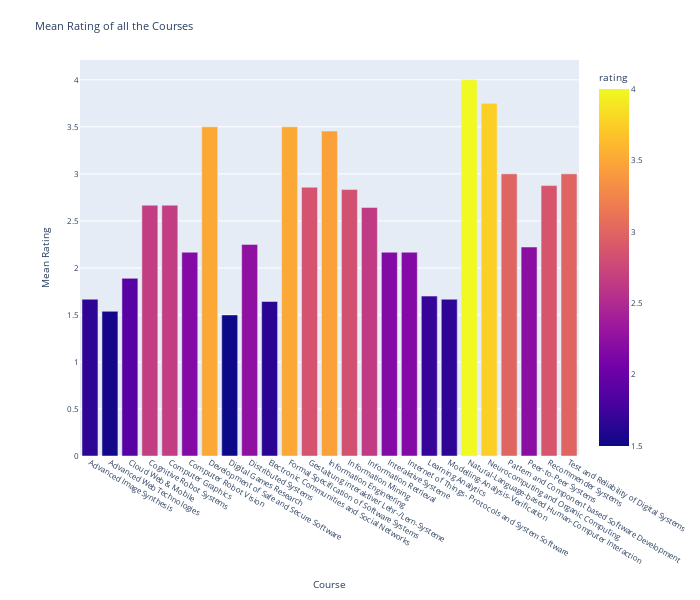

The notebook cell this image was saved under:
### Code cell
fig11 = px.bar(df_ratings, x='sub', y='rating',
              color='rating', height=400)
fig11.update_layout(height=600,width=700,font=dict(size=8),title='Mean Rating of all the Courses')
fig11.update_xaxes(title='Course')
fig11.update_yaxes(title='Mean Rating')

### Figure 1 — Plotly figure (JSON) as saved in the notebook; plotly's stock layout.template omitted (floating-point values rounded to 4 significant figures)
{"data": [{"alignmentgroup": "True", "hoverlabel": {"namelength": 0}, "hovertemplate": "sub=%{x}<br>rating=%{marker.color}", "legendgroup": "", "marker": {"color": [1.667, 1.538, 1.889, 2.667, 2.667, 2.167, 3.5, 1.5, 2.25, 1.643, 3.5, 2.857, 3.455, 2.833, 2.643, 2.167, 2.167, 1.7, 1.667, 4, 3.75, 3, 2.222, 2.875, 3], "coloraxis": "coloraxis"}, "name": "", "offsetgroup": "", "orientation": "v", "showlegend": false, "textposition": "auto", "type": "bar", "x": ["Advanced Image Synthesis", "Advanced Web Technologies", "Cloud Web & Mobile", "Cognitive Robot Systems", "Computer Graphics", "Computer Robot Vision", "Development of Safe and Secure Software", "Digital Games Research", "Distributed Systems", "Electronic Communities and Social Networks", "Formal Specification of Software Systems", "Gestaltung interaktiver Lehr-/Lern-Systeme", "Information Engineering", "Information Mining", "Information Retrieval", "Interaktive Systeme", "Internet of Things- Protocols and System Software", "Learning Analytics", "Modelling-Analysis-Verification", "Natural-Language-based Human-Computer Interaction", "Neurocomputing and Organic Computing", "Pattern and Component based Software Development", "Peer-to-Peer Systems", "Recommender Systems", "Test and Reliability of Digital Systems"], "xaxis": "x", "y": [1.667, 1.538, 1.889, 2.667, 2.667, 2.167, 3.5, 1.5, 2.25, 1.643, 3.5, 2.857, 3.455, 2.833, 2.643, 2.167, 2.167, 1.7, 1.667, 4, 3.75, 3, 2.222, 2.875, 3], "yaxis": "y"}], "layout": {"barmode": "relative", "coloraxis": {"colorbar": {"title": {"text": "rating"}}, "colorscale": [[0, "#0d0887"], [0.1111, "#46039f"], [0.2222, "#7201a8"], [0.3333, "#9c179e"], [0.4444, "#bd3786"], [0.5556, "#d8576b"], [0.6667, "#ed7953"], [0.7778, "#fb9f3a"], [0.8889, "#fdca26"], [1, "#f0f921"]]}, "font": {"size": 8}, "height": 600, "legend": {"tracegroupgap": 0}, "margin": {"t": 60}, "title": {"text": "Mean Rating of all the Courses"}, "width": 700, "xaxis": {"anchor": "y", "domain": [0, 1], "title": {"text": "Course"}}, "yaxis": {"anchor": "x", "domain": [0, 1], "title": {"text": "Mean Rating"}}}}
